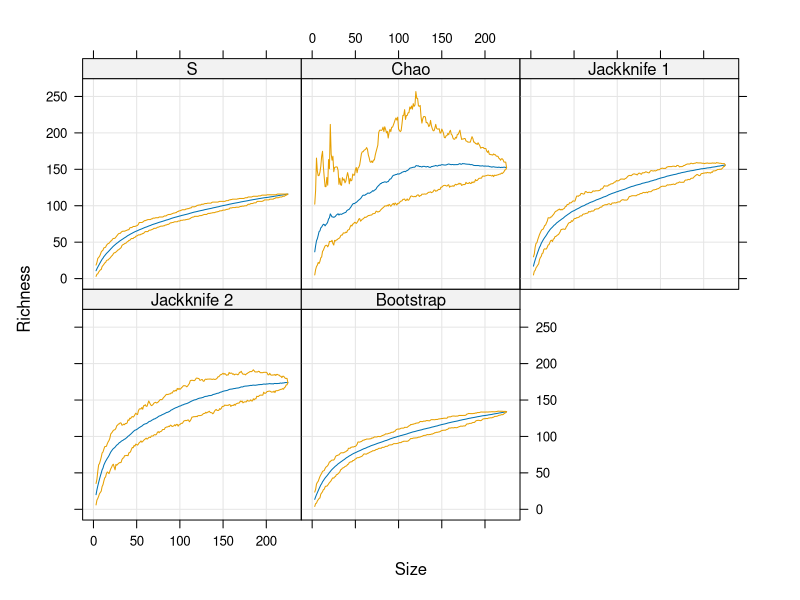
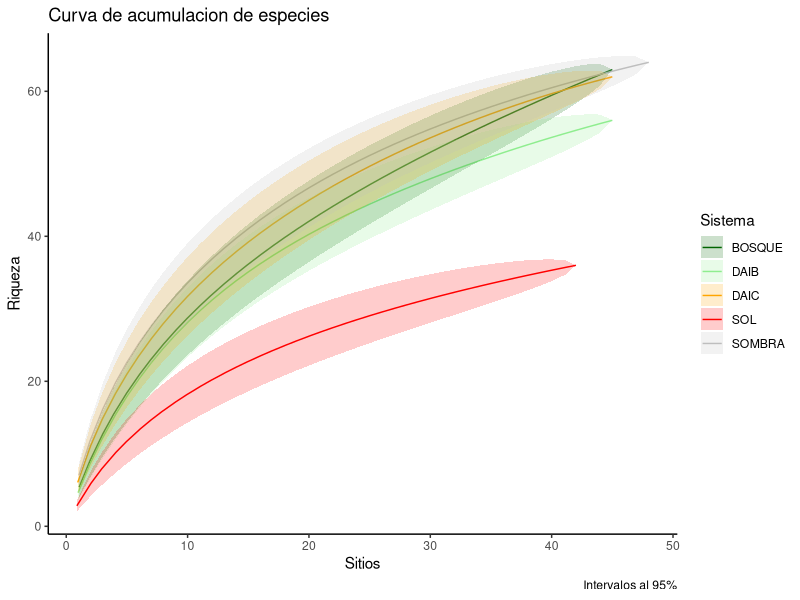
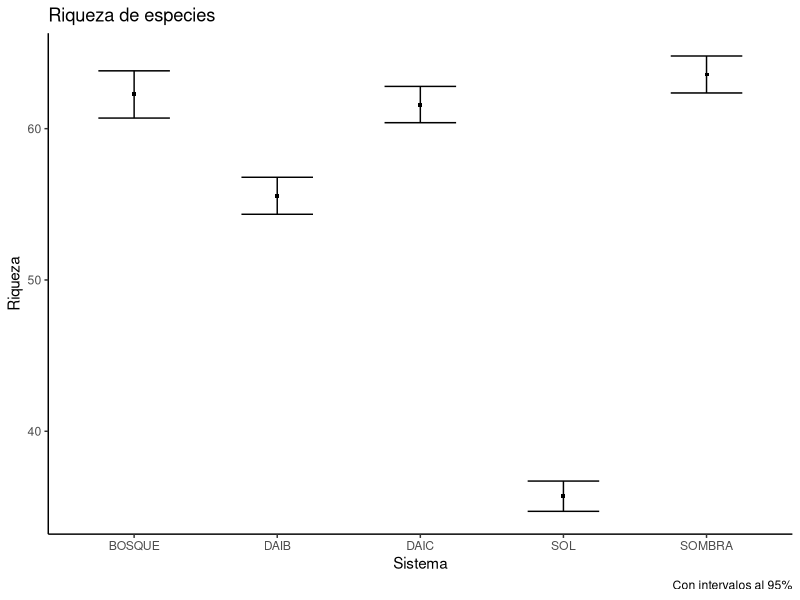
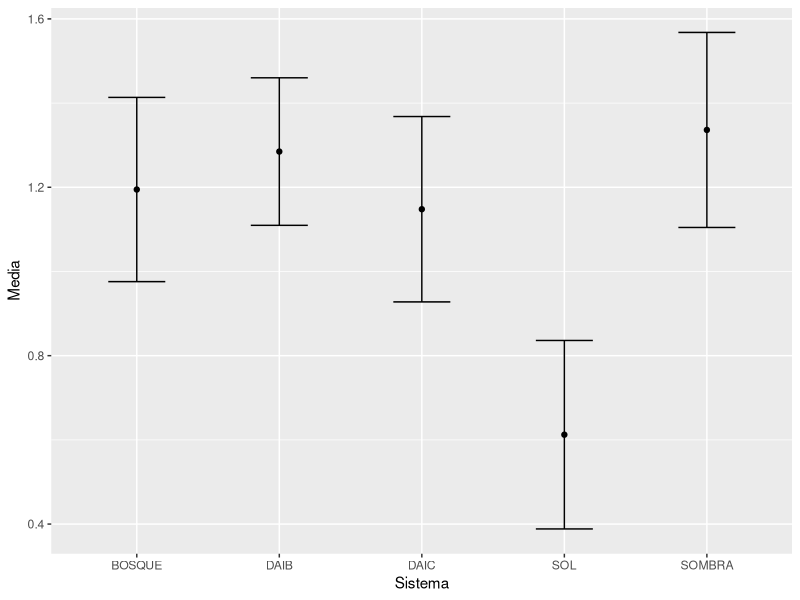

These charts were generated, in order, by the following R code:
# Clase 5. Curva de acumulacion de especies

# Cargar paquetes
library(tidyverse)
library(vegan)

# Cargar base de datos 

Abundancia <- read.csv("Clase5_Rarefaccion/Abundancia.csv")

View(Abundancia)

# CAE

Aves_cae <- poolaccum(Abundancia[ , 12:129])
plot(Aves_cae)

# Preparar tablas

table(Abundancia$Sistema)
Bosque <- filter(Abundancia, Sistema == "BOSQUE")
Daib <- filter(Abundancia, Sistema == "DAIB")
Daic <- filter(Abundancia, Sistema == "DAIC")
Sol <- filter(Abundancia, Sistema == "SOL")
Sombra <- filter(Abundancia, Sistema == "SOMBRA")

# CAE para sistema

Bosque_cae <- specaccum(Bosque[, 12:129], method = "rarefaction") 
Daib_cae <- specaccum(Daib[, 12:129], method = "rarefaction") 
Daic_cae <- specaccum(Daic[, 12:129], method = "rarefaction") 
Sol_cae <- specaccum(Sol[, 12:129], method = "rarefaction") 
Sombra_cae <- specaccum(Sombra[, 12:129], method = "rarefaction") 

# Preparar tablas para grafico
Bosque_cae

Bosque_tabla <- data.frame(Sistema = "BOSQUE",
                           Riqueza = Bosque_cae$richness,
                           DS = Bosque_cae$sd,
                           Sitios = Bosque_cae$sites)

Daib_tabla <- data.frame(Sistema = "DAIB",
                           Riqueza = Daib_cae$richness,
                           DS = Daib_cae$sd,
                           Sitios =Daib_cae$sites)

Daic_tabla <- data.frame(Sistema = "DAIC",
                         Riqueza = Daic_cae$richness,
                         DS = Daic_cae$sd,
                         Sitios =Daic_cae$sites)

Sol_tabla <- data.frame(Sistema = "SOL",
                         Riqueza = Sol_cae$richness,
                         DS = Sol_cae$sd,
                         Sitios =Sol_cae$sites)


Sombra_tabla <- data.frame(Sistema = "SOMBRA",
                        Riqueza = Sombra_cae$richness,
                        DS = Sombra_cae$sd,
                        Sitios =Sombra_cae$sites)

# Combinar tablas

TablaFinal <- rbind(Bosque_tabla, Daib_tabla, Daic_tabla, Sol_tabla, Sombra_tabla)
View(TablaFinal)

TablaFinal$IC95 <- 1.96 * TablaFinal$DS / sqrt(1)
View(TablaFinal)

# Grafico

ggplot(data= TablaFinal, aes(x= Sitios, y= Riqueza))+
  geom_line(aes(color = Sistema))+
  geom_ribbon(alpha= 0.2, linetype = 0 , aes(ymin= Riqueza - IC95,
                  ymax= Riqueza + IC95,
                  color= Sistema,
                  fill= Sistema))+
  theme_classic() +
  scale_color_manual(values = c("darkgreen", "lightgreen",
                                "orange", "red", "gray"))+
  scale_fill_manual(values = c("darkgreen", "lightgreen",
                                "orange", "red", "gray"))+
  labs(title = "Curva de acumulacion de especies",
       caption = "Intervalos al 95%")


# Segunda parte
View(TablaFinal)


Bosque_final <- filter(TablaFinal, Sistema == "BOSQUE")
Daib_final <- filter(TablaFinal, Sistema == "DAIB")
Daic_final <- filter(TablaFinal, Sistema == "DAIC")
Sol_final <- filter(TablaFinal, Sistema == "SOL")
Sombra_final <- filter(TablaFinal, Sistema == "SOMBRA")


Tablagrafica <- rbind(Bosque_final[44,], 
                           Daib_final[44,],
                      Daic_final[44,],
                      Sol_final[41,],
                      Sombra_final[47,])
Tablagrafica

ggplot(data= Tablagrafica, aes(x= Sistema, y= Riqueza))+
  geom_point(size= 1, shape= 15)+
  geom_errorbar(aes(ymin= Riqueza- IC95,
                    ymax = Riqueza + IC95), 
                width = 0.5) +
  theme_classic()+
  labs(title = "Riqueza de especies",
       caption = "Con intervalos al 95%")

# Diversidad

Abundancia$Diversidad <- diversity(Abundancia[ ,12:129], index = "simpson")
Abundancia$Diversidad2 <- diversity(Abundancia[ ,12:129], index = "shannon")
Abundancia$Diversidad3 <- diversity(Abundancia[ ,12:129], index = "invsimpson")

View(Abundancia)


# Tabla resumen Tidyverse

DiverRes <- Abundancia %>% 
  group_by(Sistema) %>%
  summarise(Media = mean(Diversidad2), 
            DS = sd(Diversidad2),
            Muestras = n(),
            IC95 = 1.96 * DS / sqrt(Muestras))
DiverRes            
  
ggplot(data= DiverRes, aes(x= Sistema, y= Media))+
  geom_point()+
  geom_errorbar(aes(ymin = Media - IC95,
                    ymax= Media + IC95),
                width = 0.4)







